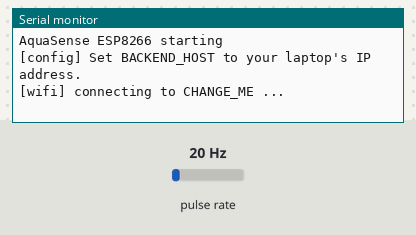
The sketch below on a simulated ESP8266 (NodeMCU). Shown: the last lines printed to the serial monitor. Wiring (inferred from the names in the program): pulse sensor: data D2. The test bench sets the inputs (shaded band); at power-on: pulse rate 20 Hz. WiFi joins after 1.5 s; servers stay silent unless stated; uploads are accepted with an empty reply.

Above: at 1.4 s.
1.5 s: pulse rate (sensor on D2) set to 4 Hz
At 2.9 s:
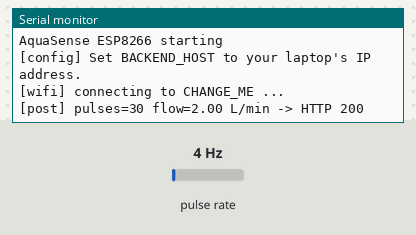
4.5 s: pulse rate (sensor on D2) set to 50 Hz
At 4.5 s:
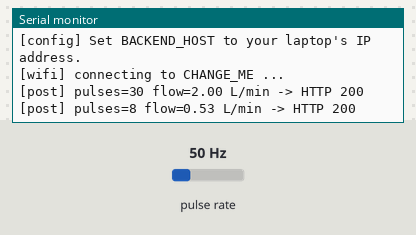
Timing chart, 0 to 7.5 s (numbered marks = the images above; inputs shaded):
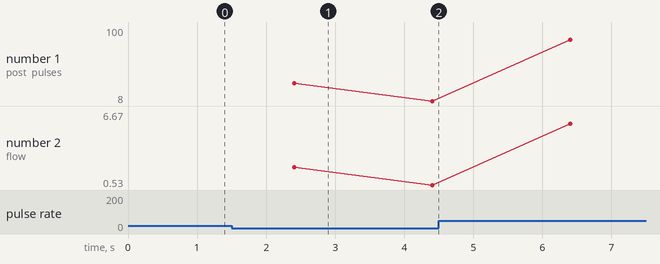

Measured:
- after the input at 1.5 s, the serial monitor: prints a new line after 0.91 s (image 1)
- plotted number 1: 8 → 100 after the input at 4.5 s
- plotted number 2: 0.53 → 6.67 after the input at 4.5 s

The sketch:

aquasense_esp8266.ino
```cpp
/*
  AquaSense ESP8266 firmware - ZJ-S201 flow sensor -> HTTP POST to the local Node.js backend.

  Wiring (NodeMCU):
    Sensor signal (yellow) -> D2 (GPIO4)   *see README: use a voltage divider if the sensor is powered from 5 V*
    Sensor GND (black)     -> GND
    Sensor VCC (red)       -> see README
  The relay and pump are NOT used by this sketch. Never connect the pump to a GPIO.

  Board: "NodeMCU 1.0 (ESP-12E Module)". Edit the CONFIG block only.
*/
#include <ESP8266WiFi.h>
#include <ESP8266HTTPClient.h>
#include <WiFiClient.h>

// ===================== CONFIG (edit these) =====================
const char*    WIFI_SSID        = "CHANGE_ME";          // your Wi-Fi name (2.4 GHz)
const char*    WIFI_PASSWORD    = "CHANGE_ME";
const char*    BACKEND_HOST     = "CHANGE_ME";          // laptop IPv4 address, e.g. from `ipconfig`
const uint16_t BACKEND_PORT     = 3001;
const char*    DEVICE_ID        = "aquasense-01";
const char*    API_KEY          = "";                   // only if DEVICE_API_KEY is set in backend/.env
const uint8_t  FLOW_PIN         = D2;
const float    PULSES_PER_LITRE = 450.0;                // initial estimate; used only for the Serial Monitor.
                                                        // The dashboard calibration setting is what counts.
const uint32_t SEND_INTERVAL_MS = 2000;
const uint32_t WIFI_RETRY_MS    = 10000;
// ===============================================================

volatile uint32_t pulseCount = 0;
volatile uint32_t lastPulseUs = 0;

void IRAM_ATTR onPulse() {              // interrupt: keep it tiny
  uint32_t now = micros();
  if (now - lastPulseUs > 1000) {       // ignore bounces faster than 1 kHz
    pulseCount++;
    lastPulseUs = now;
  }
}

uint32_t carryPulses = 0, carryMs = 0;  // data not yet delivered (kept across failed sends)
uint32_t lastSend = 0, lastWifiTry = 0;
float totalLitres = 0;

void connectWifi() {
  lastWifiTry = millis();
  Serial.printf("[wifi] connecting to %s ...\n", WIFI_SSID);
  WiFi.mode(WIFI_STA);
  WiFi.begin(WIFI_SSID, WIFI_PASSWORD);
}

bool postReading(uint32_t pulses, uint32_t intervalMs) {
  float flowLpm = (pulses / PULSES_PER_LITRE) / (intervalMs / 60000.0f);
  char body[220];
  snprintf(body, sizeof(body),
    "{\"deviceId\":\"%s\",\"flowRateLpm\":%.3f,\"pulseCount\":%lu,\"intervalMs\":%lu,\"totalLitres\":%.4f,\"uptimeMs\":%lu,\"rssi\":%d,\"sensorStatus\":\"online\"}",
    DEVICE_ID, flowLpm, (unsigned long)pulses, (unsigned long)intervalMs, totalLitres, (unsigned long)millis(), WiFi.RSSI());

  WiFiClient client;
  HTTPClient http;
  String url = String("http://") + BACKEND_HOST + ":" + BACKEND_PORT + "/api/readings";
  http.setTimeout(3000);                // a dead backend must not stall us for long
  if (!http.begin(client, url)) return false;
  http.addHeader("Content-Type", "application/json");
  if (strlen(API_KEY) > 0) http.addHeader("x-api-key", API_KEY);
  int code = http.POST((uint8_t*)body, strlen(body));
  http.end();
  Serial.printf("[post] pulses=%lu flow=%.2f L/min -> HTTP %d\n", (unsigned long)pulses, flowLpm, code);
  return code >= 200 && code < 300;
}

void setup() {
  Serial.begin(115200);
  delay(200);
  Serial.println("\nAquaSense ESP8266 starting");
  if (String(BACKEND_HOST) == "CHANGE_ME") Serial.println("[config] Set BACKEND_HOST to your laptop's IP address.");
  pinMode(FLOW_PIN, INPUT_PULLUP);
  attachInterrupt(digitalPinToInterrupt(FLOW_PIN), onPulse, FALLING);
  connectWifi();
  lastSend = millis();
}

void loop() {
  uint32_t now = millis();
  if (WiFi.status() != WL_CONNECTED && now - lastWifiTry > WIFI_RETRY_MS) {
    Serial.println("[wifi] not connected, retrying");
    connectWifi();
  }
  if (now - lastSend < SEND_INTERVAL_MS) return;

  uint32_t elapsed = now - lastSend;
  lastSend = now;
  noInterrupts(); uint32_t p = pulseCount; pulseCount = 0; interrupts();   // atomic read-and-reset
  carryPulses += p;
  carryMs += elapsed;
  totalLitres += p / PULSES_PER_LITRE;

  if (WiFi.status() != WL_CONNECTED) {
    Serial.printf("[wifi] offline, holding %lu pulses\n", (unsigned long)carryPulses);
  } else if (postReading(carryPulses, carryMs)) {
    carryPulses = 0; carryMs = 0;
  } else if (carryMs > 240000) {        // backend down for 4 min: drop old data rather than grow forever
    carryPulses = 0; carryMs = 0;
  }
}
```
